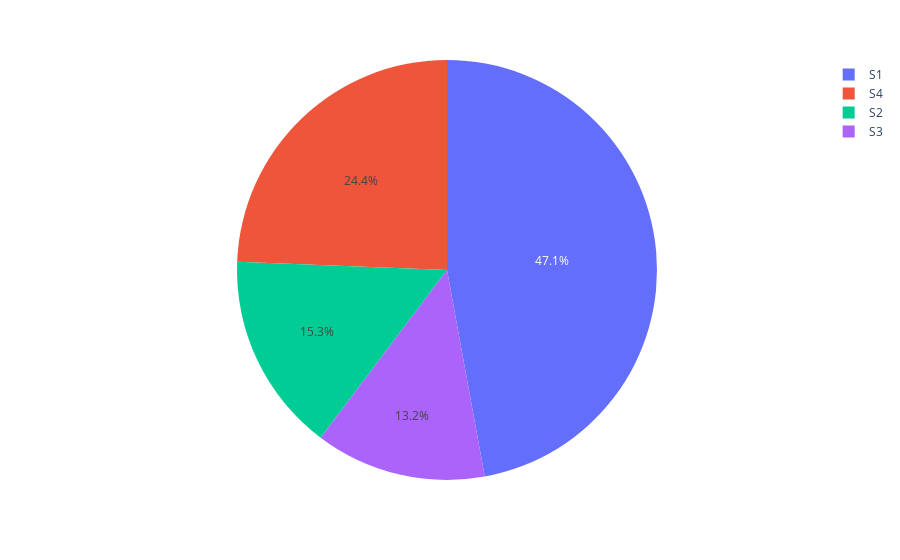

Here is the notebook cell this chart was saved with:
### Code cell
pie = df['Store_Type'].value_counts()
store = pie.index
orders = pie.values

fig = px.pie(values = orders, names = store)
fig.show()

### Figure 1 — Plotly figure (JSON) as saved in the notebook; plotly's stock layout.template omitted (floating-point values rounded to 4 significant figures)
{"data": [{"domain": {"x": [0, 1], "y": [0, 1]}, "hovertemplate": "label=%{label}<br>value=%{value}<extra></extra>", "labels": ["S1", "S4", "S2", "S3"], "legendgroup": "", "name": "", "showlegend": true, "type": "pie", "values": [88752, 45924, 28896, 24768]}], "layout": {"legend": {"tracegroupgap": 0}, "margin": {"t": 60}}}
